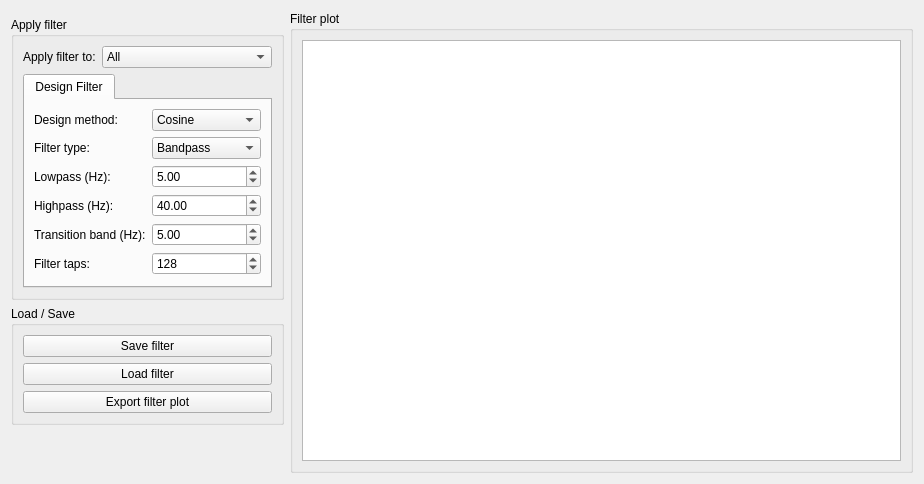
<?xml version="1.0" encoding="UTF-8"?>
<ui version="4.0">
 <class>FilterViewWidget</class>
 <widget class="QWidget" name="FilterViewWidget">
  <property name="windowModality">
   <enum>Qt::NonModal</enum>
  </property>
  <property name="geometry">
   <rect>
    <x>0</x>
    <y>0</y>
    <width>924</width>
    <height>484</height>
   </rect>
  </property>
  <property name="windowTitle">
   <string>Filter design</string>
  </property>
  <layout class="QHBoxLayout" name="horizontalLayout_2">
   <item>
    <layout class="QGridLayout" name="gridLayout_4">
     <property name="topMargin">
      <number>0</number>
     </property>
     <item row="1" column="0">
      <widget class="QGroupBox" name="m_groupBox_filterSettings_2">
       <property name="sizePolicy">
        <sizepolicy hsizetype="Preferred" vsizetype="Preferred">
         <horstretch>0</horstretch>
         <verstretch>0</verstretch>
        </sizepolicy>
       </property>
       <property name="minimumSize">
        <size>
         <width>0</width>
         <height>0</height>
        </size>
       </property>
       <property name="title">
        <string>Apply filter</string>
       </property>
       <layout class="QFormLayout" name="formLayout">
        <item row="0" column="0">
         <widget class="QLabel" name="m_label_applyFilterTo">
          <property name="text">
           <string>Apply filter to:</string>
          </property>
         </widget>
        </item>
        <item row="0" column="1">
         <widget class="QComboBox" name="m_comboBox_filterApplyTo">
          <item>
           <property name="text">
            <string>All</string>
           </property>
          </item>
          <item>
           <property name="text">
            <string>MEG</string>
           </property>
          </item>
          <item>
           <property name="text">
            <string>EEG</string>
           </property>
          </item>
          <item>
           <property name="text">
            <string>ECG</string>
           </property>
          </item>
          <item>
           <property name="text">
            <string>EOG</string>
           </property>
          </item>
          <item>
           <property name="text">
            <string>EMG</string>
           </property>
          </item>
         </widget>
        </item>
        <item row="1" column="0" colspan="2">
         <widget class="QTabWidget" name="m_tabWidget_mode">
          <property name="sizePolicy">
           <sizepolicy hsizetype="Preferred" vsizetype="Preferred">
            <horstretch>0</horstretch>
            <verstretch>0</verstretch>
           </sizepolicy>
          </property>
          <property name="maximumSize">
           <size>
            <width>16777215</width>
            <height>16777215</height>
           </size>
          </property>
          <property name="currentIndex">
           <number>0</number>
          </property>
          <widget class="QWidget" name="Design">
           <attribute name="title">
            <string>Design Filter</string>
           </attribute>
           <layout class="QHBoxLayout" name="horizontalLayout_4">
            <item>
             <layout class="QGridLayout" name="m_layout_designFilter">
              <item row="3" column="0">
               <widget class="QLabel" name="m_label_highpass">
                <property name="text">
                 <string>Highpass (Hz):</string>
                </property>
               </widget>
              </item>
              <item row="2" column="1">
               <widget class="QDoubleSpinBox" name="m_doubleSpinBox_lowpass">
                <property name="maximum">
                 <double>999.000000000000000</double>
                </property>
                <property name="singleStep">
                 <double>1.000000000000000</double>
                </property>
                <property name="value">
                 <double>5.000000000000000</double>
                </property>
               </widget>
              </item>
              <item row="3" column="1">
               <widget class="QDoubleSpinBox" name="m_doubleSpinBox_highpass">
                <property name="maximum">
                 <double>999.000000000000000</double>
                </property>
                <property name="singleStep">
                 <double>1.000000000000000</double>
                </property>
                <property name="value">
                 <double>40.000000000000000</double>
                </property>
               </widget>
              </item>
              <item row="4" column="0">
               <widget class="QLabel" name="m_label_transitionBand">
                <property name="text">
                 <string>Transition band (Hz):</string>
                </property>
               </widget>
              </item>
              <item row="4" column="1">
               <widget class="QDoubleSpinBox" name="m_doubleSpinBox_transitionband">
                <property name="maximum">
                 <double>999.000000000000000</double>
                </property>
                <property name="singleStep">
                 <double>1.000000000000000</double>
                </property>
                <property name="value">
                 <double>5.000000000000000</double>
                </property>
               </widget>
              </item>
              <item row="0" column="0">
               <widget class="QLabel" name="m_label_designMethod">
                <property name="text">
                 <string>Design method:</string>
                </property>
               </widget>
              </item>
              <item row="1" column="1">
               <widget class="QComboBox" name="m_comboBox_filterType">
                <property name="sizePolicy">
                 <sizepolicy hsizetype="Preferred" vsizetype="Fixed">
                  <horstretch>0</horstretch>
                  <verstretch>0</verstretch>
                 </sizepolicy>
                </property>
                <item>
                 <property name="text">
                  <string>Bandpass</string>
                 </property>
                </item>
                <item>
                 <property name="text">
                  <string>Lowpass</string>
                 </property>
                </item>
                <item>
                 <property name="text">
                  <string>Highpass</string>
                 </property>
                </item>
               </widget>
              </item>
              <item row="0" column="1">
               <widget class="QComboBox" name="m_comboBox_designMethod">
                <item>
                 <property name="text">
                  <string>Cosine</string>
                 </property>
                </item>
                <item>
                 <property name="text">
                  <string>Tschebyscheff</string>
                 </property>
                </item>
               </widget>
              </item>
              <item row="2" column="0">
               <widget class="QLabel" name="m_label_lowpass">
                <property name="text">
                 <string>Lowpass (Hz):</string>
                </property>
               </widget>
              </item>
              <item row="1" column="0">
               <widget class="QLabel" name="m_label_filterType">
                <property name="text">
                 <string>Filter type:</string>
                </property>
               </widget>
              </item>
              <item row="5" column="0">
               <widget class="QLabel" name="m_label_filterTaps">
                <property name="text">
                 <string>Filter taps:</string>
                </property>
               </widget>
              </item>
              <item row="5" column="1">
               <widget class="QSpinBox" name="m_spinBox_filterTaps">
                <property name="minimum">
                 <number>2</number>
                </property>
                <property name="maximum">
                 <number>256</number>
                </property>
                <property name="singleStep">
                 <number>2</number>
                </property>
                <property name="value">
                 <number>128</number>
                </property>
               </widget>
              </item>
             </layout>
            </item>
           </layout>
          </widget>
         </widget>
        </item>
       </layout>
      </widget>
     </item>
     <item row="4" column="0">
      <spacer name="verticalSpacer">
       <property name="orientation">
        <enum>Qt::Vertical</enum>
       </property>
       <property name="sizeHint" stdset="0">
        <size>
         <width>20</width>
         <height>40</height>
        </size>
       </property>
      </spacer>
     </item>
     <item row="0" column="1" rowspan="5">
      <widget class="QGroupBox" name="m_groupBox_filterPlot">
       <property name="sizePolicy">
        <sizepolicy hsizetype="Expanding" vsizetype="Expanding">
         <horstretch>0</horstretch>
         <verstretch>0</verstretch>
        </sizepolicy>
       </property>
       <property name="minimumSize">
        <size>
         <width>0</width>
         <height>0</height>
        </size>
       </property>
       <property name="maximumSize">
        <size>
         <width>16777215</width>
         <height>16777215</height>
        </size>
       </property>
       <property name="title">
        <string>Filter plot</string>
       </property>
       <layout class="QHBoxLayout" name="horizontalLayout">
        <item>
         <widget class="QGraphicsView" name="m_graphicsView_filterPlot">
          <property name="sizePolicy">
           <sizepolicy hsizetype="Expanding" vsizetype="Expanding">
            <horstretch>0</horstretch>
            <verstretch>0</verstretch>
           </sizepolicy>
          </property>
          <property name="minimumSize">
           <size>
            <width>450</width>
            <height>0</height>
           </size>
          </property>
         </widget>
        </item>
       </layout>
      </widget>
     </item>
     <item row="2" column="0" rowspan="2">
      <widget class="QGroupBox" name="groupBox">
       <property name="title">
        <string>Load / Save</string>
       </property>
       <layout class="QVBoxLayout" name="verticalLayout">
        <item>
         <widget class="QPushButton" name="m_pushButton_exportFilter">
          <property name="text">
           <string>Save filter</string>
          </property>
         </widget>
        </item>
        <item>
         <widget class="QPushButton" name="m_pushButton_loadFilter">
          <property name="text">
           <string>Load filter</string>
          </property>
         </widget>
        </item>
        <item>
         <widget class="QPushButton" name="m_pushButton_exportPlot">
          <property name="text">
           <string>Export filter plot</string>
          </property>
         </widget>
        </item>
       </layout>
      </widget>
     </item>
    </layout>
   </item>
  </layout>
 </widget>
 <tabstops>
  <tabstop>m_comboBox_filterApplyTo</tabstop>
  <tabstop>m_tabWidget_mode</tabstop>
  <tabstop>m_pushButton_exportFilter</tabstop>
  <tabstop>m_pushButton_loadFilter</tabstop>
  <tabstop>m_pushButton_exportPlot</tabstop>
  <tabstop>m_graphicsView_filterPlot</tabstop>
 </tabstops>
 <resources/>
 <connections/>
</ui>
